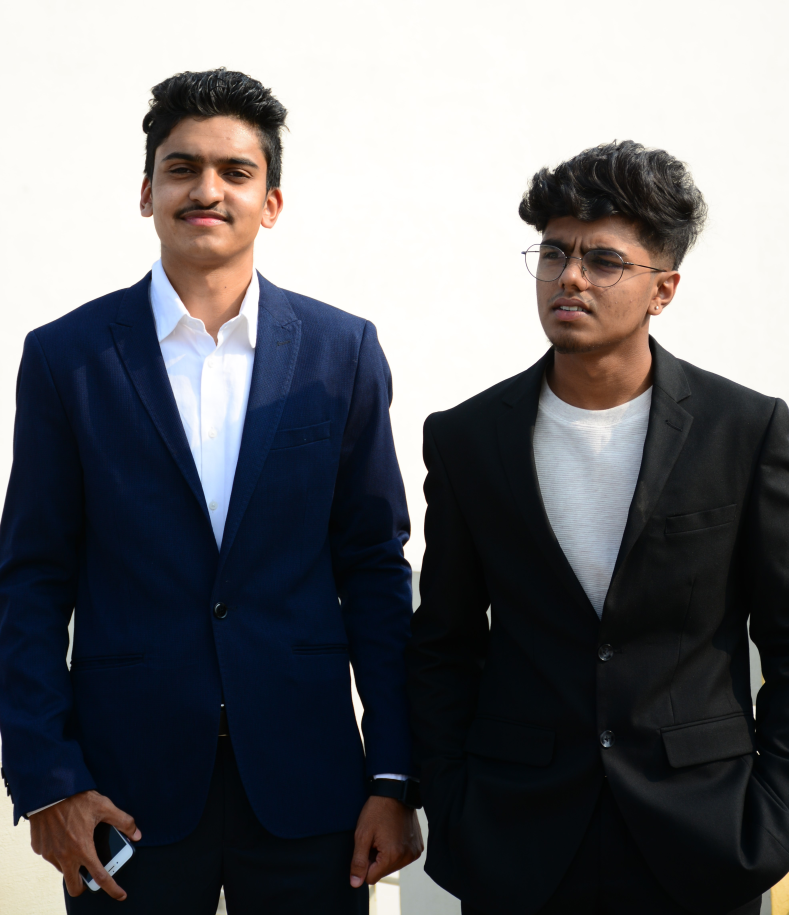
#> input picture SPJ_2240.JPG, 3944 x 4575 px, found by its file name (shown at 1/5 size)
$ python face_detect.py
#> lines starting #> are read from the running program, lines starting #| are printed output that depends on the picture; after the words box and inside, x2 and y2 are one past the last pixel; in counts of white or black regions, pixels touching at a corner belong together
import cv2 as cv


img = cv.imread('SPJ_2240.jpg')
#> img is the input picture: shape (4575, 3944, 3); mean B, G, R 108.4, 105.3, 104.9


resize = cv.resize(img,(500,550),interpolation=cv.INTER_AREA)
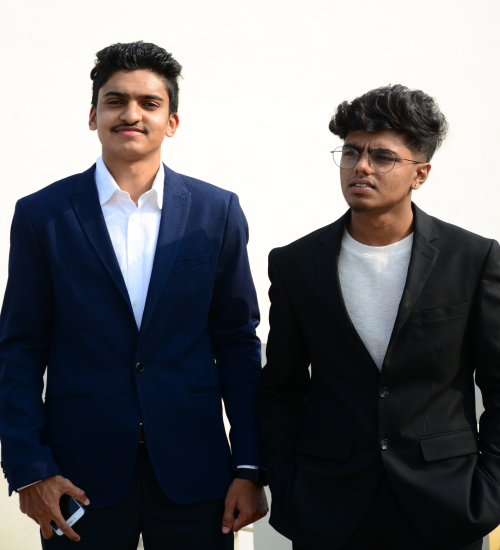
#> resize: shape (550, 500, 3); mean B, G, R 108.4, 105.3, 104.9


gray = cv.cvtColor(resize, cv.COLOR_BGR2GRAY)
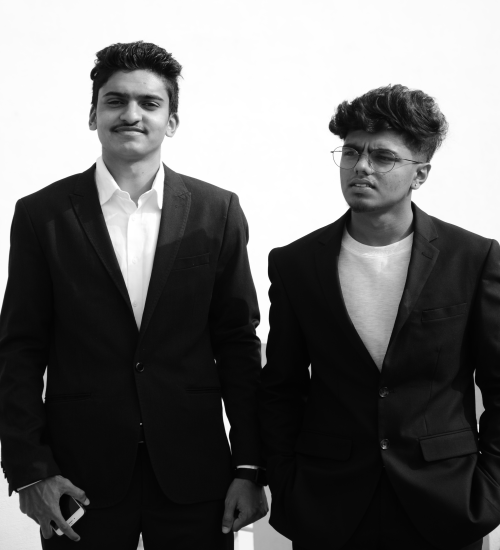
#> gray: shape (550, 500); min 2, max 255, mean 105.6

cv.imshow("Gray", gray)

haar_cascade = cv.CascadeClassifier('haar_face.xml')

face_rect = haar_cascade.detectMultiScale(gray, scaleFactor=1.1,minNeighbors=4)
#> face_rect = [[329, 127, 76, 76], [86, 66, 92, 92]]

print(f'No of faces found {len(face_rect)}')
#| No of faces found 2

for (x,y,w,h) in face_rect:
    cv.rectangle(resize,(x,y),(x+w,y+h),(0,255,0),thickness=2)
#> this loop made 2 passes
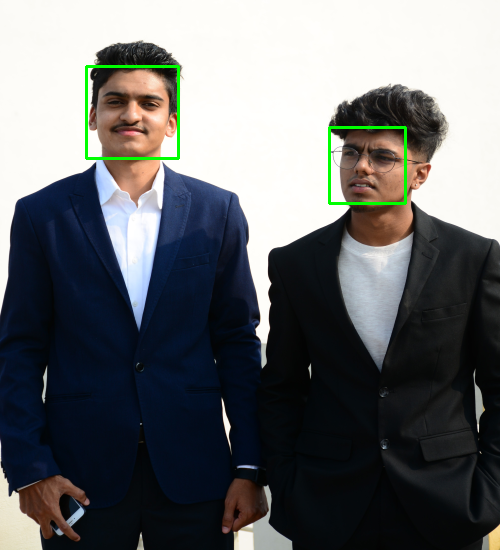
#> resize: shape (550, 500, 3); 0.73% of pixels changed, all inside (x1, y1, x2, y2) = (85, 65, 407, 205)

cv.imshow('Image',resize)
cv.waitKey(0)

$ run again, with 939d6add12e4130b8bc92e771ca2ec0f.jpg copied over SPJ_2240.JPG
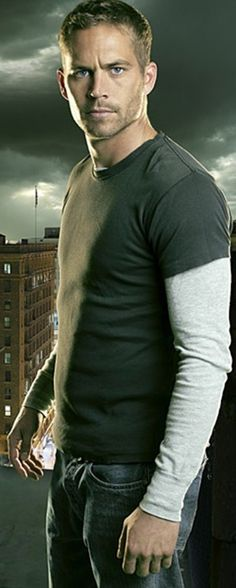
#> input picture 939d6add12e4130b8bc92e771ca2ec0f.jpg, 236 x 588 px, found by its file name
#> img is the input picture: shape (588, 236, 3); mean B, G, R 71, 85.9, 79.3
#> `gray = cv.cvtColor(resize, cv.COLOR_BGR2GRAY)`:
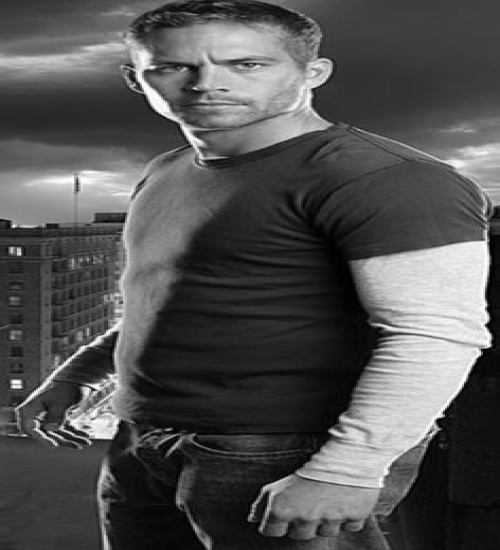
#> gray: shape (550, 500); min 0, max 255, mean 82.1
#> face_rect = [[149, 42, 70, 70]]
#| No of faces found 1
#> the loop `for (x,y,w,h) in face_rect:` made 1 pass
#> after the loop `for (x,y,w,h) in face_rect:`:
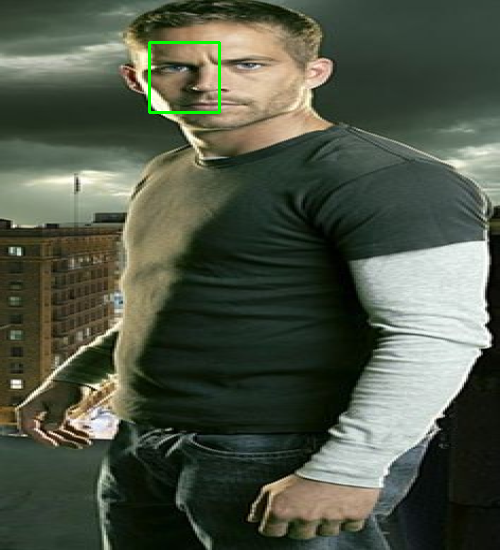
#> resize: shape (550, 500, 3); mean B, G, R 70.5, 86.2, 78.8
